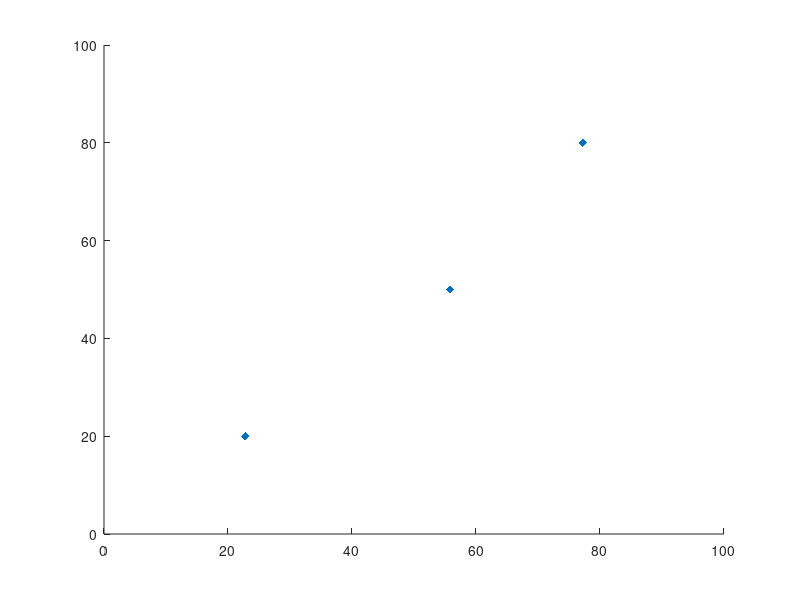

Write MATLAB code to recreate this figure. (Note: this script raises an error after producing the figure.)
% test data
figure; 
getframe;
x = [77.22, 55.84 , 22.8];
y = [80 , 50 , 20];
error_x = [10, 10, 10];
error_y = [1.84, 2.26, 1.5];
scatter(x,y, 'd', 'filled');
set(gca, 'xlim', [0 100], 'ylim', [0 100]);
hold on;
errorbar(x, y, error_x, error_x, 'linestyle', 'none', 'color', 'k', 'linewidth', .8);
errorbar(x, y, error_y, error_y, 'horizontal', 'linestyle', 'none', 'color', 'k', 'linewidth', .8);

text(x+2,y+5,{'VEGF 165: 80%','VEGF 165: 50%','VEGF 165: 20%'},'FontSize',14);
title('Part of VEGF 165 in Nanochannel Vs in Solution','FontSize',16);
xlabel('Part in Nanochannel [%]');
ylabel('Part in Solution [%]');

figure; 
getframe;
x = 100-x;
y = 100-y;
error_y = [1.84, 2.26, 1.5];
scatter(x,y, 'd', 'filled');
set(gca, 'xlim', [0 100], 'ylim', [0 100]);
hold on;
errorbar(x, y, error_x, error_x, 'linestyle', 'none', 'color', 'k', 'linewidth', .8);
errorbar(x, y, error_y, error_y, 'horizontal', 'linestyle', 'none', 'color', 'k', 'linewidth', .8);

text(x+2,y+5,{'VEGF 121: 20%','VEGF 121: 50%','VEGF 121: 80%'},'FontSize',14);
title('Part of VEGF 121 in Nanochannel Vs in Solution','FontSize',16);
xlabel('Part in Nanochannel [%]');
ylabel('Part in Solution [%]');
